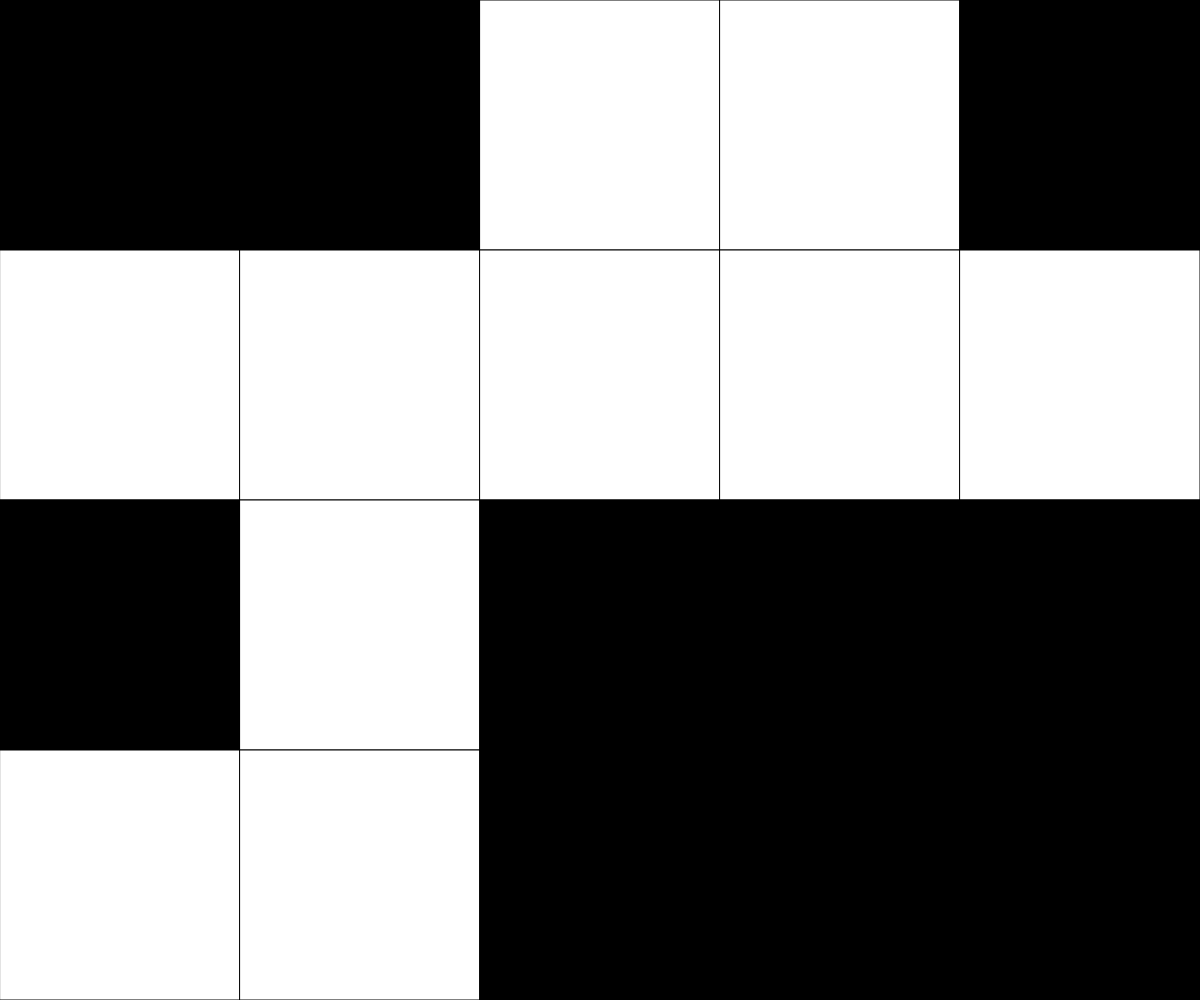
Frame 1 (no input)
Frame 60 (no input): identical to frame 1, image omitted
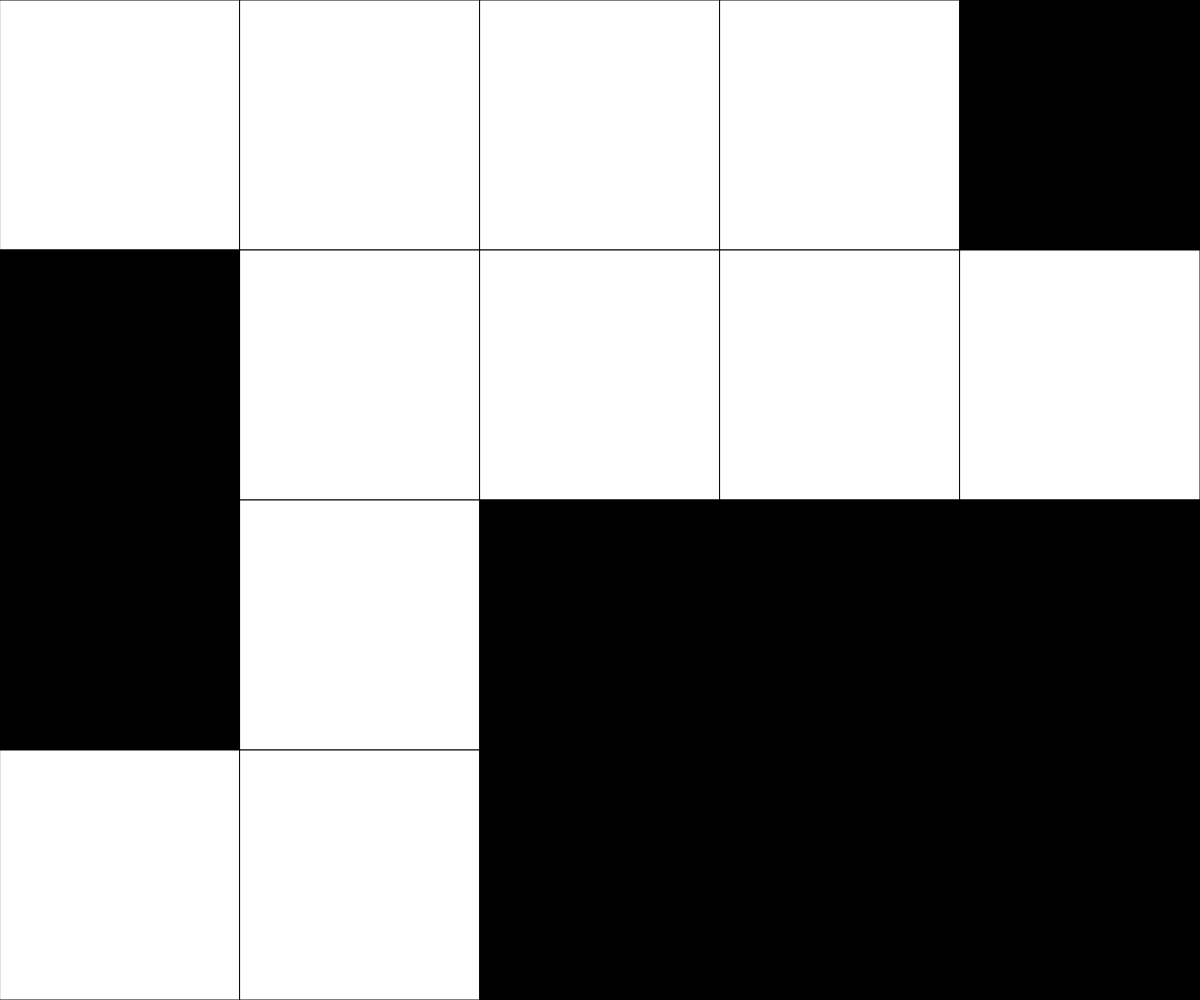
Frame 120 (the mouse pressed at the canvas centre since frame 60)

The p5.js sketch that drew these frames (run headless with seeded random() and noise() and a simulated clock; from frame 60 on, the mouse is pressed at the canvas centre):

// p5.js sketch
// ── sketch.js
// Puzzle Game
// Henry V
// 10.29.2024

let Pattern = "cross";
let NUM_ROWS = 4;
let NUM_COLS = 5;
let rectWidth, rectHeight;
let currentRow, currentCol;
let gridData = [[0,0,0,0,0],
                [0,0,0,0,0],
                [0,255,0,0,0],
                [255,255,255,0,0]];



function setup() {
  // Determine the size of each square. Could use windowHeight,windowHeight  for Canvas to keep a square aspect ratio
  createCanvas(windowWidth, windowHeight);
  rectWidth = width/NUM_COLS;
  rectHeight = height/NUM_ROWS;
  randomGrid();
}

function draw() {
  background(220);
  determineActiveSquare();   //figure out which tile the mouse cursor is over
  drawGrid();                //render the current game board to the screen (and the overlay)
  winCond();
}

function winCond() {
  let win = true;
  for (let x = 0; x < NUM_COLS; x++) {
    for (let y = 0; y < NUM_ROWS; y++) {
      if (gridData[y][x] !== gridData[0][0]) {
        return false;
      }

      // else {
      //   win = true;
      // }
    }
  }

  win = true;

  if (win === true) {
    fill(0,255,0);
    textAlign(CENTER);
    textSize(40);
    text('You Win', width/2, height/2);
  }
}

function randomGrid() {
  for (let x = 0; x < NUM_COLS; x++) {
    for (let y = 0; y < NUM_ROWS; y++) {
      if (int(random(2)) === 1) {
        gridData[y][x] = 0;
      }

      else {
        gridData[y][x] = 255;
      }
    }
  }
}

function mousePressed(){
  if (keyIsDown(SHIFT)) { // shift function to testing for developer
    flip(currentCol, currentRow);
  }

  else if (Pattern === "square") {
    flip(currentCol, currentRow);
    flip(currentCol-1, currentRow);
    flip(currentCol, currentRow-1);
    flip(currentCol, currentRow+1);
  }

  else if (Pattern === "cross") {
    flip(currentCol, currentRow);
    flip(currentCol-1, currentRow);
    flip(currentCol+1, currentRow);
    flip(currentCol, currentRow-1);
    flip(currentCol, currentRow+1);
  }

  // else {
  //   // cross-shaped pattern flips on a mouseclick. Boundary conditions are checked within the flip function to ensure in-bounds access for array
  //   flip(currentCol, currentRow);
  //   flip(currentCol-1, currentRow);
  //   flip(currentCol+1, currentRow);
  //   flip(currentCol, currentRow-1);
  //   flip(currentCol, currentRow+1);
  // }
}


function flip(col, row){
  // given a column and row for the 2D array, flip its value from 0 to 255 or 255 to 0
  // conditions ensure that the col and row given are valid and exist for the array. If not, no operations take place.
  if (col >= 0 && col < NUM_COLS ){
    if (row >= 0 && row < NUM_ROWS){
      if (gridData[row][col] === 0) gridData[row][col] = 255;
      else gridData[row][col] = 0;
    }
  }
}
function keyPressed() {
  if (key === 32) {
    Pattern = "square";
  }

  else {
    Pattern = "cross";
  }
}

function determineActiveSquare(){
  // An expression to run each frame to determine where the mouse currently is.
  currentRow = int(mouseY / rectHeight);
  currentCol = int(mouseX / rectWidth);
}

function drawGrid(){
  // Render a grid of squares - fill color set according to data stored in the 2D array
  for (let x = 0; x < NUM_COLS ; x++){
    for (let y = 0; y < NUM_ROWS; y++){
      fill(gridData[y][x]); 
      rect(x*rectWidth, y*rectHeight, rectWidth, rectHeight);
    }
  }
}
